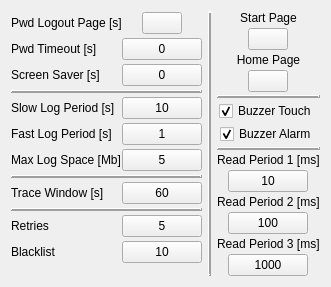
     <widget class="QWidget" name="System">
      <property name="enabled">
       <bool>true</bool>
      </property>
      <property name="contextMenuPolicy">
       <enum>Qt::DefaultContextMenu</enum>
      </property>
      <attribute name="title">
       <string>System</string>
      </attribute>
      <layout class="QHBoxLayout" name="horizontalLayout">
       <item>
        <layout class="QGridLayout" name="gridLayout">
         <property name="sizeConstraint">
          <enum>QLayout::SetDefaultConstraint</enum>
         </property>
         <property name="horizontalSpacing">
          <number>0</number>
         </property>
         <property name="verticalSpacing">
          <number>3</number>
         </property>
         <item row="2" column="0">
          <widget class="QLabel" name="label_ScreenSaver">
           <property name="sizePolicy">
            <sizepolicy hsizetype="Preferred" vsizetype="Fixed">
             <horstretch>0</horstretch>
             <verstretch>0</verstretch>
            </sizepolicy>
           </property>
           <property name="text">
            <string>Screen Saver [s]</string>
           </property>
          </widget>
         </item>
         <item row="1" column="0">
          <widget class="QLabel" name="label_PwdTimeout">
           <property name="sizePolicy">
            <sizepolicy hsizetype="Preferred" vsizetype="Fixed">
             <horstretch>0</horstretch>
             <verstretch>0</verstretch>
            </sizepolicy>
           </property>
           <property name="text">
            <string>Pwd Timeout [s]</string>
           </property>
          </widget>
         </item>
         <item row="2" column="1" alignment="Qt::AlignHCenter">
          <widget class="ATCMlabel" name="atcmLabel_ScreenSaver">
           <property name="sizePolicy">
            <sizepolicy hsizetype="Preferred" vsizetype="Fixed">
             <horstretch>0</horstretch>
             <verstretch>0</verstretch>
            </sizepolicy>
           </property>
           <property name="text">
            <string>0</string>
           </property>
           <property name="toolTip">
            <string/>
           </property>
           <property name="whatsThis">
            <string>ATCMlabel widget</string>
           </property>
           <property name="variable">
            <string/>
           </property>
           <property name="refresh">
            <number>500</number>
           </property>
           <property name="max">
            <string>65535</string>
           </property>
           <property name="min">
            <string>0</string>
           </property>
           <property name="viewStatus">
            <bool>false</bool>
           </property>
           <property name="visibilityVar">
            <string/>
           </property>
           <property name="borderWidth">
            <number>1</number>
           </property>
           <property name="borderRadius">
            <number>0</number>
           </property>
          </widget>
         </item>
         <item row="0" column="1" alignment="Qt::AlignHCenter">
          <widget class="QPushButton" name="pushButton_PwdLogoutPage">
           <property name="sizePolicy">
            <sizepolicy hsizetype="Preferred" vsizetype="Preferred">
             <horstretch>0</horstretch>
             <verstretch>0</verstretch>
            </sizepolicy>
           </property>
           <property name="focusPolicy">
            <enum>Qt::NoFocus</enum>
           </property>
           <property name="text">
            <string/>
           </property>
          </widget>
         </item>
         <item row="11" column="1" alignment="Qt::AlignHCenter">
          <widget class="ATCMlabel" name="atcmLabel_Retries">
           <property name="sizePolicy">
            <sizepolicy hsizetype="Preferred" vsizetype="Fixed">
             <horstretch>0</horstretch>
             <verstretch>0</verstretch>
            </sizepolicy>
           </property>
           <property name="text">
            <string>5</string>
           </property>
           <property name="toolTip">
            <string/>
           </property>
           <property name="whatsThis">
            <string>ATCMlabel widget</string>
           </property>
           <property name="variable">
            <string/>
           </property>
           <property name="refresh">
            <number>500</number>
           </property>
           <property name="max">
            <string>65535</string>
           </property>
           <property name="min">
            <string>0</string>
           </property>
           <property name="viewStatus">
            <bool>false</bool>
           </property>
           <property name="visibilityVar">
            <string/>
           </property>
           <property name="borderWidth">
            <number>1</number>
           </property>
           <property name="borderRadius">
            <number>0</number>
           </property>
          </widget>
         </item>
         <item row="12" column="0">
          <widget class="QLabel" name="label_Blacklist">
           <property name="sizePolicy">
            <sizepolicy hsizetype="Preferred" vsizetype="Fixed">
             <horstretch>0</horstretch>
             <verstretch>0</verstretch>
            </sizepolicy>
           </property>
           <property name="text">
            <string>Blacklist</string>
           </property>
          </widget>
         </item>
         <item row="6" column="1" alignment="Qt::AlignHCenter">
          <widget class="ATCMlabel" name="atcmLabel_FastLogPeriod">
           <property name="sizePolicy">
            <sizepolicy hsizetype="Preferred" vsizetype="Fixed">
             <horstretch>0</horstretch>
             <verstretch>0</verstretch>
            </sizepolicy>
           </property>
           <property name="text">
            <string>1</string>
           </property>
           <property name="toolTip">
            <string/>
           </property>
           <property name="whatsThis">
            <string>ATCMlabel widget</string>
           </property>
           <property name="variable">
            <string/>
           </property>
           <property name="refresh">
            <number>500</number>
           </property>
           <property name="max">
            <string>65535</string>
           </property>
           <property name="min">
            <string>0</string>
           </property>
           <property name="viewStatus">
            <bool>false</bool>
           </property>
           <property name="visibilityVar">
            <string/>
           </property>
           <property name="borderWidth">
            <number>1</number>
           </property>
           <property name="borderRadius">
            <number>0</number>
           </property>
          </widget>
         </item>
         <item row="6" column="0">
          <widget class="QLabel" name="label_FastLogPeriod">
           <property name="sizePolicy">
            <sizepolicy hsizetype="Preferred" vsizetype="Fixed">
             <horstretch>0</horstretch>
             <verstretch>0</verstretch>
            </sizepolicy>
           </property>
           <property name="text">
            <string>Fast Log Period [s]</string>
           </property>
          </widget>
         </item>
         <item row="9" column="1" alignment="Qt::AlignHCenter">
          <widget class="ATCMlabel" name="atcmLabel_TraceWindow">
           <property name="sizePolicy">
            <sizepolicy hsizetype="Preferred" vsizetype="Fixed">
             <horstretch>0</horstretch>
             <verstretch>0</verstretch>
            </sizepolicy>
           </property>
           <property name="text">
            <string>60</string>
           </property>
           <property name="toolTip">
            <string/>
           </property>
           <property name="whatsThis">
            <string>ATCMlabel widget</string>
           </property>
           <property name="variable">
            <string/>
           </property>
           <property name="refresh">
            <number>500</number>
           </property>
           <property name="max">
            <string>65535</string>
           </property>
           <property name="min">
            <string>0</string>
           </property>
           <property name="viewStatus">
            <bool>false</bool>
           </property>
           <property name="visibilityVar">
            <string/>
           </property>
           <property name="borderWidth">
            <number>1</number>
           </property>
           <property name="borderRadius">
            <number>0</number>
           </property>
          </widget>
         </item>
         <item row="1" column="1" alignment="Qt::AlignHCenter">
          <widget class="ATCMlabel" name="atcmLabel_PwdTimeout">
           <property name="sizePolicy">
            <sizepolicy hsizetype="Preferred" vsizetype="Fixed">
             <horstretch>0</horstretch>
             <verstretch>0</verstretch>
            </sizepolicy>
           </property>
           <property name="text">
            <string>0</string>
           </property>
           <property name="toolTip">
            <string/>
           </property>
           <property name="whatsThis">
            <string>ATCMlabel widget</string>
           </property>
           <property name="variable">
            <string/>
           </property>
           <property name="refresh">
            <number>500</number>
           </property>
           <property name="max">
            <string>65535</string>
           </property>
           <property name="min">
            <string>0</string>
           </property>
           <property name="viewStatus">
            <bool>false</bool>
           </property>
           <property name="visibilityVar">
            <string/>
           </property>
           <property name="borderWidth">
            <number>1</number>
           </property>
           <property name="borderRadius">
            <number>0</number>
           </property>
          </widget>
         </item>
         <item row="11" column="0">
          <widget class="QLabel" name="label_Retries">
           <property name="sizePolicy">
            <sizepolicy hsizetype="Preferred" vsizetype="Fixed">
             <horstretch>0</horstretch>
             <verstretch>0</verstretch>
            </sizepolicy>
           </property>
           <property name="toolTip">
            <string/>
           </property>
           <property name="text">
            <string>Retries</string>
           </property>
          </widget>
         </item>
         <item row="10" column="0" colspan="2">
          <widget class="Line" name="line_4">
           <property name="sizePolicy">
            <sizepolicy hsizetype="Preferred" vsizetype="Fixed">
             <horstretch>0</horstretch>
             <verstretch>0</verstretch>
            </sizepolicy>
           </property>
           <property name="frameShadow">
            <enum>QFrame::Raised</enum>
           </property>
           <property name="lineWidth">
            <number>2</number>
           </property>
           <property name="orientation">
            <enum>Qt::Horizontal</enum>
           </property>
          </widget>
         </item>
         <item row="12" column="1" alignment="Qt::AlignHCenter">
          <widget class="ATCMlabel" name="atcmLabel_Blacklist">
           <property name="sizePolicy">
            <sizepolicy hsizetype="Preferred" vsizetype="Fixed">
             <horstretch>0</horstretch>
             <verstretch>0</verstretch>
            </sizepolicy>
           </property>
           <property name="text">
            <string>10</string>
           </property>
           <property name="toolTip">
            <string/>
           </property>
           <property name="whatsThis">
            <string>ATCMlabel widget</string>
           </property>
           <property name="variable">
            <string/>
           </property>
           <property name="refresh">
            <number>500</number>
           </property>
           <property name="max">
            <string>65535</string>
           </property>
           <property name="min">
            <string>1</string>
           </property>
           <property name="viewStatus">
            <bool>false</bool>
           </property>
           <property name="visibilityVar">
            <string/>
           </property>
           <property name="borderWidth">
            <number>1</number>
           </property>
           <property name="borderRadius">
            <number>0</number>
           </property>
          </widget>
         </item>
         <item row="8" column="0" colspan="2">
          <widget class="Line" name="line_3">
           <property name="sizePolicy">
            <sizepolicy hsizetype="Preferred" vsizetype="Fixed">
             <horstretch>0</horstretch>
             <verstretch>0</verstretch>
            </sizepolicy>
           </property>
           <property name="frameShadow">
            <enum>QFrame::Raised</enum>
           </property>
           <property name="lineWidth">
            <number>2</number>
           </property>
           <property name="orientation">
            <enum>Qt::Horizontal</enum>
           </property>
          </widget>
         </item>
         <item row="7" column="1" alignment="Qt::AlignHCenter">
          <widget class="ATCMlabel" name="atcmLabel_MaxLogSpace">
           <property name="sizePolicy">
            <sizepolicy hsizetype="Preferred" vsizetype="Fixed">
             <horstretch>0</horstretch>
             <verstretch>0</verstretch>
            </sizepolicy>
           </property>
           <property name="text">
            <string>5</string>
           </property>
           <property name="toolTip">
            <string/>
           </property>
           <property name="whatsThis">
            <string>ATCMlabel widget</string>
           </property>
           <property name="variable">
            <string/>
           </property>
           <property name="refresh">
            <number>500</number>
           </property>
           <property name="max">
            <string>65535</string>
           </property>
           <property name="min">
            <string>1</string>
           </property>
           <property name="viewStatus">
            <bool>false</bool>
           </property>
           <property name="visibilityVar">
            <string/>
           </property>
           <property name="borderWidth">
            <number>1</number>
           </property>
           <property name="borderRadius">
            <number>0</number>
           </property>
          </widget>
         </item>
         <item row="4" column="0" colspan="2">
          <widget class="Line" name="line_2">
           <property name="sizePolicy">
            <sizepolicy hsizetype="Preferred" vsizetype="Fixed">
             <horstretch>0</horstretch>
             <verstretch>0</verstretch>
            </sizepolicy>
           </property>
           <property name="frameShadow">
            <enum>QFrame::Raised</enum>
           </property>
           <property name="lineWidth">
            <number>2</number>
           </property>
           <property name="orientation">
            <enum>Qt::Horizontal</enum>
           </property>
          </widget>
         </item>
         <item row="0" column="0">
          <widget class="QLabel" name="label_PwdLogoutPage">
           <property name="sizePolicy">
            <sizepolicy hsizetype="Preferred" vsizetype="Fixed">
             <horstretch>0</horstretch>
             <verstretch>0</verstretch>
            </sizepolicy>
           </property>
           <property name="toolTip">
            <string/>
           </property>
           <property name="text">
            <string>Pwd Logout Page [s]</string>
           </property>
          </widget>
         </item>
         <item row="7" column="0">
          <widget class="QLabel" name="label_MaxLogSpace">
           <property name="sizePolicy">
            <sizepolicy hsizetype="Preferred" vsizetype="Fixed">
             <horstretch>0</horstretch>
             <verstretch>0</verstretch>
            </sizepolicy>
           </property>
           <property name="text">
            <string>Max Log Space [Mb]</string>
           </property>
          </widget>
         </item>
         <item row="9" column="0">
          <widget class="QLabel" name="label_TraceWindow">
           <property name="sizePolicy">
            <sizepolicy hsizetype="Preferred" vsizetype="Fixed">
             <horstretch>0</horstretch>
             <verstretch>0</verstretch>
            </sizepolicy>
           </property>
           <property name="text">
            <string>Trace Window [s]</string>
           </property>
          </widget>
         </item>
         <item row="5" column="0">
          <widget class="QLabel" name="label_SlowLogPeriod">
           <property name="sizePolicy">
            <sizepolicy hsizetype="Preferred" vsizetype="Fixed">
             <horstretch>0</horstretch>
             <verstretch>0</verstretch>
            </sizepolicy>
           </property>
           <property name="text">
            <string>Slow Log Period [s]</string>
           </property>
          </widget>
         </item>
         <item row="5" column="1" alignment="Qt::AlignHCenter">
          <widget class="ATCMlabel" name="atcmLabel_SlowLogPeriod">
           <property name="sizePolicy">
            <sizepolicy hsizetype="Preferred" vsizetype="Fixed">
             <horstretch>0</horstretch>
             <verstretch>0</verstretch>
            </sizepolicy>
           </property>
           <property name="text">
            <string>10</string>
           </property>
           <property name="toolTip">
            <string/>
           </property>
           <property name="whatsThis">
            <string>ATCMlabel widget</string>
           </property>
           <property name="variable">
            <string/>
           </property>
           <property name="refresh">
            <number>500</number>
           </property>
           <property name="max">
            <string>65535</string>
           </property>
           <property name="min">
            <string>0</string>
           </property>
           <property name="viewStatus">
            <bool>false</bool>
           </property>
           <property name="visibilityVar">
            <string/>
           </property>
           <property name="borderWidth">
            <number>1</number>
           </property>
           <property name="borderRadius">
            <number>0</number>
           </property>
          </widget>
         </item>
        </layout>
       </item>
       <item>
        <widget class="Line" name="line">
         <property name="frameShadow">
          <enum>QFrame::Raised</enum>
         </property>
         <property name="lineWidth">
          <number>2</number>
         </property>
         <property name="orientation">
          <enum>Qt::Vertical</enum>
         </property>
        </widget>
       </item>
       <item>
        <layout class="QVBoxLayout" name="verticalLayout">
         <property name="spacing">
          <number>3</number>
         </property>
         <item alignment="Qt::AlignHCenter">
          <widget class="QLabel" name="label_StartPage">
           <property name="sizePolicy">
            <sizepolicy hsizetype="Preferred" vsizetype="Fixed">
             <horstretch>0</horstretch>
             <verstretch>0</verstretch>
            </sizepolicy>
           </property>
           <property name="text">
            <string>Start Page</string>
           </property>
           <property name="alignment">
            <set>Qt::AlignCenter</set>
           </property>
          </widget>
         </item>
         <item alignment="Qt::AlignHCenter">
          <widget class="QPushButton" name="pushButton_StartPage">
           <property name="sizePolicy">
            <sizepolicy hsizetype="Preferred" vsizetype="Expanding">
             <horstretch>0</horstretch>
             <verstretch>0</verstretch>
            </sizepolicy>
           </property>
           <property name="focusPolicy">
            <enum>Qt::NoFocus</enum>
           </property>
           <property name="text">
            <string/>
           </property>
          </widget>
         </item>
         <item>
          <widget class="QLabel" name="label_HomePage">
           <property name="sizePolicy">
            <sizepolicy hsizetype="Preferred" vsizetype="Fixed">
             <horstretch>0</horstretch>
             <verstretch>0</verstretch>
            </sizepolicy>
           </property>
           <property name="text">
            <string>Home Page</string>
           </property>
           <property name="alignment">
            <set>Qt::AlignCenter</set>
           </property>
          </widget>
         </item>
         <item alignment="Qt::AlignHCenter">
          <widget class="QPushButton" name="pushButton_HomePage">
           <property name="sizePolicy">
            <sizepolicy hsizetype="Preferred" vsizetype="Expanding">
             <horstretch>0</horstretch>
             <verstretch>0</verstretch>
            </sizepolicy>
           </property>
           <property name="focusPolicy">
            <enum>Qt::NoFocus</enum>
           </property>
           <property name="text">
            <string/>
           </property>
          </widget>
         </item>
         <item>
          <widget class="Line" name="line_6">
           <property name="sizePolicy">
            <sizepolicy hsizetype="Preferred" vsizetype="Fixed">
             <horstretch>0</horstretch>
             <verstretch>0</verstretch>
            </sizepolicy>
           </property>
           <property name="frameShadow">
            <enum>QFrame::Raised</enum>
           </property>
           <property name="lineWidth">
            <number>2</number>
           </property>
           <property name="orientation">
            <enum>Qt::Horizontal</enum>
           </property>
          </widget>
         </item>
         <item alignment="Qt::AlignHCenter">
          <widget class="QCheckBox" name="checkBox_BuzzerTouch">
           <property name="sizePolicy">
            <sizepolicy hsizetype="Preferred" vsizetype="Fixed">
             <horstretch>0</horstretch>
             <verstretch>0</verstretch>
            </sizepolicy>
           </property>
           <property name="focusPolicy">
            <enum>Qt::NoFocus</enum>
           </property>
           <property name="text">
            <string>Buzzer Touch</string>
           </property>
           <property name="checked">
            <bool>true</bool>
           </property>
          </widget>
         </item>
         <item alignment="Qt::AlignHCenter">
          <widget class="QCheckBox" name="checkBox_BuzzerAlarm">
           <property name="sizePolicy">
            <sizepolicy hsizetype="Preferred" vsizetype="Fixed">
             <horstretch>0</horstretch>
             <verstretch>0</verstretch>
            </sizepolicy>
           </property>
           <property name="focusPolicy">
            <enum>Qt::NoFocus</enum>
           </property>
           <property name="text">
            <string>Buzzer Alarm</string>
           </property>
           <property name="checked">
            <bool>true</bool>
           </property>
          </widget>
         </item>
         <item>
          <widget class="Line" name="line_5">
           <property name="sizePolicy">
            <sizepolicy hsizetype="Preferred" vsizetype="Fixed">
             <horstretch>0</horstretch>
             <verstretch>0</verstretch>
            </sizepolicy>
           </property>
           <property name="frameShadow">
            <enum>QFrame::Raised</enum>
           </property>
           <property name="lineWidth">
            <number>2</number>
           </property>
           <property name="orientation">
            <enum>Qt::Horizontal</enum>
           </property>
          </widget>
         </item>
         <item alignment="Qt::AlignHCenter">
          <widget class="QLabel" name="label_ReadPeriod1">
           <property name="sizePolicy">
            <sizepolicy hsizetype="Preferred" vsizetype="Fixed">
             <horstretch>0</horstretch>
             <verstretch>0</verstretch>
            </sizepolicy>
           </property>
           <property name="text">
            <string>Read Period 1 [ms]</string>
           </property>
          </widget>
         </item>
         <item alignment="Qt::AlignHCenter">
          <widget class="ATCMlabel" name="atcmLabel_ReadPeriod1">
           <property name="sizePolicy">
            <sizepolicy hsizetype="Preferred" vsizetype="Fixed">
             <horstretch>0</horstretch>
             <verstretch>0</verstretch>
            </sizepolicy>
           </property>
           <property name="text">
            <string>10</string>
           </property>
           <property name="toolTip">
            <string/>
           </property>
           <property name="whatsThis">
            <string>ATCMlabel widget</string>
           </property>
           <property name="variable">
            <string/>
           </property>
           <property name="refresh">
            <number>500</number>
           </property>
           <property name="max">
            <string>65535</string>
           </property>
           <property name="min">
            <string>1</string>
           </property>
           <property name="viewStatus">
            <bool>false</bool>
           </property>
           <property name="visibilityVar">
            <string/>
           </property>
           <property name="borderWidth">
            <number>1</number>
           </property>
           <property name="borderRadius">
            <number>0</number>
           </property>
          </widget>
         </item>
         <item alignment="Qt::AlignHCenter">
          <widget class="QLabel" name="label_ReadPeriod2">
           <property name="sizePolicy">
            <sizepolicy hsizetype="Preferred" vsizetype="Fixed">
             <horstretch>0</horstretch>
             <verstretch>0</verstretch>
            </sizepolicy>
           </property>
           <property name="text">
            <string>Read Period 2 [ms]</string>
           </property>
          </widget>
         </item>
         <item alignment="Qt::AlignHCenter">
          <widget class="ATCMlabel" name="atcmLabel_ReadPeriod2">
           <property name="sizePolicy">
            <sizepolicy hsizetype="Preferred" vsizetype="Fixed">
             <horstretch>0</horstretch>
             <verstretch>0</verstretch>
            </sizepolicy>
           </property>
           <property name="text">
            <string>100</string>
           </property>
           <property name="toolTip">
            <string/>
           </property>
           <property name="whatsThis">
            <string>ATCMlabel widget</string>
           </property>
           <property name="variable">
            <string/>
           </property>
           <property name="refresh">
            <number>500</number>
           </property>
           <property name="max">
            <string>65535</string>
           </property>
           <property name="min">
            <string>1</string>
           </property>
           <property name="viewStatus">
            <bool>false</bool>
           </property>
           <property name="visibilityVar">
            <string/>
           </property>
           <property name="borderWidth">
            <number>1</number>
           </property>
           <property name="borderRadius">
            <number>0</number>
           </property>
          </widget>
         </item>
         <item alignment="Qt::AlignHCenter">
          <widget class="QLabel" name="label_ReadPeriod3">
           <property name="sizePolicy">
            <sizepolicy hsizetype="Preferred" vsizetype="Fixed">
             <horstretch>0</horstretch>
             <verstretch>0</verstretch>
            </sizepolicy>
           </property>
           <property name="text">
            <string>Read Period 3 [ms]</string>
           </property>
          </widget>
         </item>
         <item alignment="Qt::AlignHCenter">
          <widget class="ATCMlabel" name="atcmLabel_ReadPeriod3">
           <property name="sizePolicy">
            <sizepolicy hsizetype="Preferred" vsizetype="Fixed">
             <horstretch>0</horstretch>
             <verstretch>0</verstretch>
            </sizepolicy>
           </property>
           <property name="text">
            <string>1000</string>
           </property>
           <property name="toolTip">
            <string/>
           </property>
           <property name="whatsThis">
            <string>ATCMlabel widget</string>
           </property>
           <property name="variable">
            <string/>
           </property>
           <property name="refresh">
            <number>500</number>
           </property>
           <property name="max">
            <string>65535</string>
           </property>
           <property name="min">
            <string>1</string>
           </property>
           <property name="viewStatus">
            <bool>false</bool>
           </property>
           <property name="visibilityVar">
            <string/>
           </property>
           <property name="borderWidth">
            <number>1</number>
           </property>
           <property name="borderRadius">
            <number>0</number>
           </property>
          </widget>
         </item>
        </layout>
       </item>
      </layout>
     </widget>
